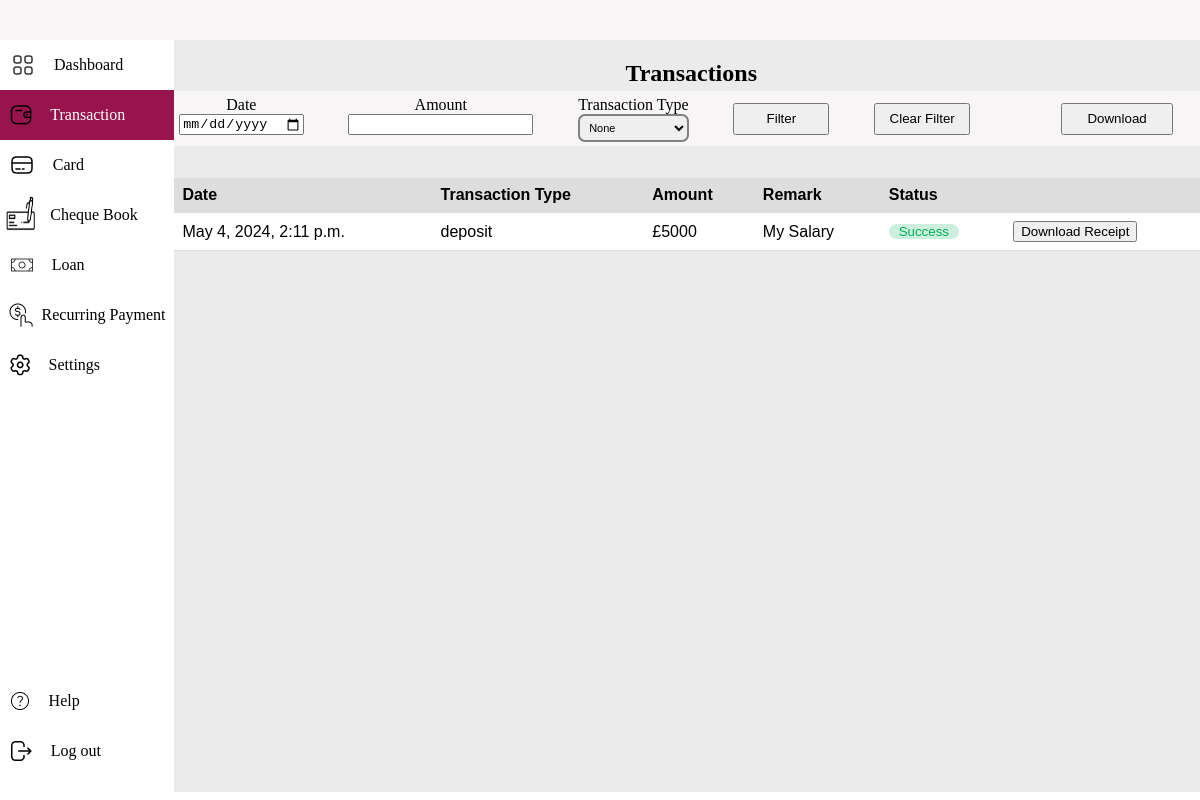
Page /transaction/ (signed in) on the earlier database version.
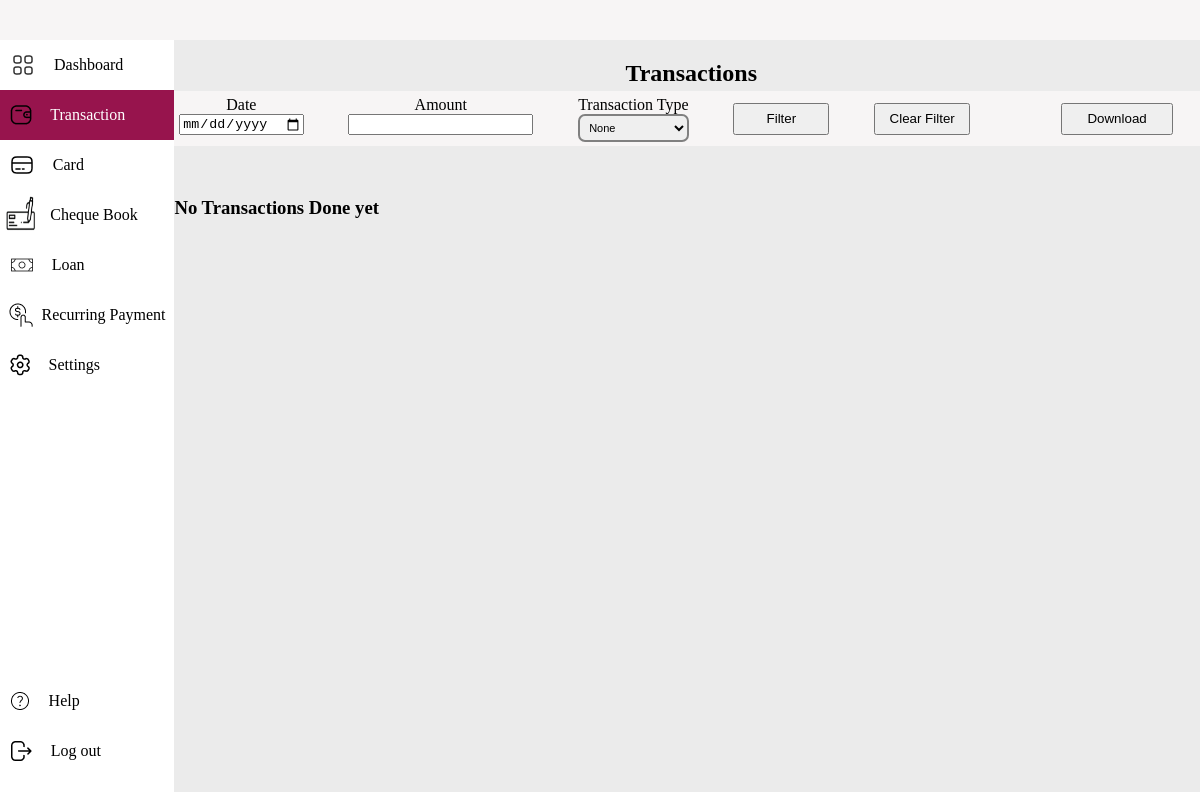
Same page on the later database version.
### website/models/models.py (models this page shows)
class Transaction(models.Model):
    id = models.AutoField(primary_key=True)
    customer_id = models.CharField(max_length=20, blank=True, default='')
    transType = models.CharField(max_length=15, blank=True, default='')
    amount = models.CharField(max_length=15, blank=True, default='')
    summary = models.CharField(max_length=250, blank=True, default='')
    date = models.DateTimeField(auto_now_add=True, blank=True, null=True)
    class Meta:
        db_table = "transaction"

### website/middleware/auth.py (the view)
    def wrapped_view(request, *args, **kwargs):
        if 'isLogin' in request.session and 'customerId' in request.session:
            isLogin = request.session['isLogin']
            if isLogin == True:
                return view_func( request, *args, **kwargs)
        request.session.flush()
        return redirect(reverse('login'))

### website/viewsModules/transaction.py (called while the page is built)
    def get(self, request):
        date = ''
        amount = ''
        transType = 'None'
        customerId = request.session['customerId']
        tableData = []
        try:
            tableData, _, _, _ = TransactionRepository.getTransactionList(
                customerId)
            totalUnFilteredDataCount = tableData.count()
        except Exception as e:
            print(e)
        return render(request, 'transaction.html', {"tableData": tableData, "date": date, "amount": amount, "transType": transType, "totalUnFilteredDataCount": totalUnFilteredDataCount, "transactionData": serialize('json', tableData)})

### website/templates/transaction.html (shortened to what this page needs)
{% load static %}
<!DOCTYPE html>
<head>
</head>
<body>
    <div class="container">
        <div class="row header"> </div>
        <div class="left">
            <div class="vertical-menu" id="menuNav">
                <div class="itemNav" onclick="showContent('dashboardOption')" id="dashboardOption-nav">
                    <img src="{% static 'img/dashboard.png' %}" alt="image">
                    <p>Dashboard</p>
                </div>
                <div class="itemNav active" onclick="showContent('transactionOption')" id="transactionOption-nav">
                    <img src="{% static 'img/transaction.png' %}" alt="image">
                    <p>Transaction</p>
                </div>
                <div class="itemNav" onclick="showContent('cardOption')" id="cardOption-nav"
                    style="padding-right: 4.5rem;">
                    <img src="{% static 'img/card.png' %}" alt="image">
                    <p>Card</p>
                </div>
                <div class="itemNav" onclick="showContent('chequebookOption')" id="chequebookOption-nav"
                    style="padding-right: 1.5rem;">
                    <img src="{% static 'img/cheque.png' %}" alt="image" style="width: 33px;
                    height: 40px;">
                    <p>Cheque Book</p>
                </div>
                <div class="itemNav" onclick="showContent('loanOption')" id="loanOption-nav"
                    style="padding-right: 4.5rem;">
                    <img src="{% static 'img/loan.png' %}" alt="image">
                    <p>Loan</p>
                </div>
                <div class="itemNav recurring" onclick="showContent('investmentOption')" id="investmentOption-nav">
                    <img src="{% static 'img/investment.png' %}" alt="image">
                    <p>Recurring Payment</p>
                </div>
                <div class="itemNav" onclick="showContent('settingsOption')" id="settingsOption-nav"
                    style="padding-right: 3.5rem;">
                    <img src="{% static 'img/setting.png' %}" alt="image">
                    <p>Settings</p>
                </div>
            </div>
            <div class="vertical-menu menu">
                <div class="itemNav" onclick="logOut()" id="logoutOption-nav" style="padding-right: 3.5rem;">
                    <img src="{% static 'img/logout.png' %}" alt="image">
                    <p>Log out</p>
                </div>
                <div class="itemNav" onclick="showContent('helpOption')" id="helpOption-nav"
                    style="padding-right: 4.9rem;">
                    <img src="{% static 'img/help.png' %}" alt="image">
                    <p>Help</p>
                </div>
            </div>
        </div>
        <div class="right">
            <div style="display: flex; justify-content: center;"><h2>Transactions</h2></div>
            <div class="container">
                <div class="row alignFilters">
                    <form method="POST">
                        <div class="filters">
                            <div class="filterItems">
                                <label for="date">Date</label>
                                <input type="date" id="date-filter" name="date" value="{{date}}" />
                            </div>
                            <div class="filterItems">
                                <label for="amount">Amount</label>
                                <input type="text" id="amount-filter" name="amount" value="{{amount}}" />
                            </div>
                            <div class="filterItems">
                                <label for="transType">Transaction Type</label>
                                <select id="title" name="transType" value="{{transType}}" style="
                                font-size: 11px;
                                border: 2px solid grey;
                                border-radius: 7px;
                                padding: 5px;
                              ">
                                    <option value = "None" {% if transType == "None" %} selected = "selected" {% endif %}> None </option>
                                </select>
                            </div>
                            <div style="display: flex; align-items: center;">
                                <input type="submit" value="Filter" name="actionBtn" style="height: 2rem;width: 6rem;"/>
                            </div>
                            <div style="display: flex; align-items: center;">
                                <input type="submit" value="Clear Filter" name="actionBtn" style="height: 2rem;width: 6rem;"/>
                            </div>
                        </div>
                    </form>
                        <div class="downloadBtn">
                            <button class="pdf-all-button" style="width: 7rem;
                            height: 2rem;">Download </button>
                        </div>
                </div>
            </div>
            {% if tableData %}
            <div>
                {% block TransactionTable %}
                {% with tableData=tableData %}
                {% include "table.html" %}
                {% endwith %}
                {% endblock %}
            </div>
            {% else %}
            {% if totalUnFilteredDataCount %}
            <h3> No Data available for the filter, please Reset the filter</h3>
            {% else %}
            <h3> No Transactions Done yet</h3>
            {% endif %}
            {% endif %}
        </div>
    </div>
</body>
</html>

### website/templates/table.html (shortened to what this page needs)
<!DOCTYPE html>
<html>
  <head>
  </head>
  <body>
    {% if tableData %}
    <table>
      <tr>
        <th>Date</th>
        <th>Transaction Type</th>
        <th>Amount</th>
        <th>Remark</th>
        <th>Status</th>
        <th></th>
      </tr>
      {% for obj in tableData %}
      <tr>
        <td>{{obj.date}}</td>
        <td>{{obj.transType}}</td>
        <td>£{{obj.amount}}</td>
        <td>{{obj.summary}}</td>
        <td>
          <div class="statusChip">Success</div>
        </td>
        <td>
          <button
            class="pdf-button"
            data-summary="{{obj.summary}}"
            data-trans="{{obj.transType}}"
            data-amount="{{obj.amount}}"
            data-date="{{obj.date}}"
          >
            Download Receipt
          </button>
        </td>
      </tr>
      {% endfor %}
    </table>
    {% else %}
    <h3>No Transactions Done yet</h3>
    {% endif %}
  </body>
</html>

### website/templates/transaction.html (style rules this page uses)
.container { margin: -1rem; overflow: hidden; }
.right { width: 85%; float: right; margin-top: 0; background-color: #ebebeb; height: calc(100vh - 3rem); }
.left { width: 15%; float: left; margin-top: 0; background-color: #ffffff; height: calc(100vh - 4rem); display: flex; flex-direction: column; }
.header { padding: 1.5rem; background-color: #f7f5f5; }
.vertical-menu { width: 100%; height: 100%; background-color: #ffffff; }
.itemNav { display: flex !important; justify-content: space-evenly; align-items: center; padding-left: 0rem; padding-right: 2rem; }
.active { background-color: #97144d !important; color: #ffffff !important; }
.menu { display: flex; flex-direction: column-reverse; }
.row { display: flex; flex-direction: row; justify-content: space-around; }
.filters { flex-grow: 1; display: flex; justify-content: inherit; }
.filters>div { background-color: #f7f5f5; padding: 0.3rem; min-width: 4rem; text-align: center; padding-right: 2.5rem; }
.downloadBtn { display: flex; flex-grow: 2 !important; justify-content: center; align-items: center; }
.alignFilters { margin-bottom: 3rem; margin-left: 1rem; background-color: #f7f5f5; }
.filterItems { display: flex; flex-direction: column; text-align: left; }
.recurring { padding-right: 0rem; padding-left: 0.5rem; }

Differences in the rows shown:
removed Transaction: date "May 4, 2024, 2:11 p.m.", transType "deposit", amount "5000", summary "My Salary"
Other differences:
text no longer shown: "Date Transaction Type Amount Remark Status"
text now shown: "No Transactions Done yet"
